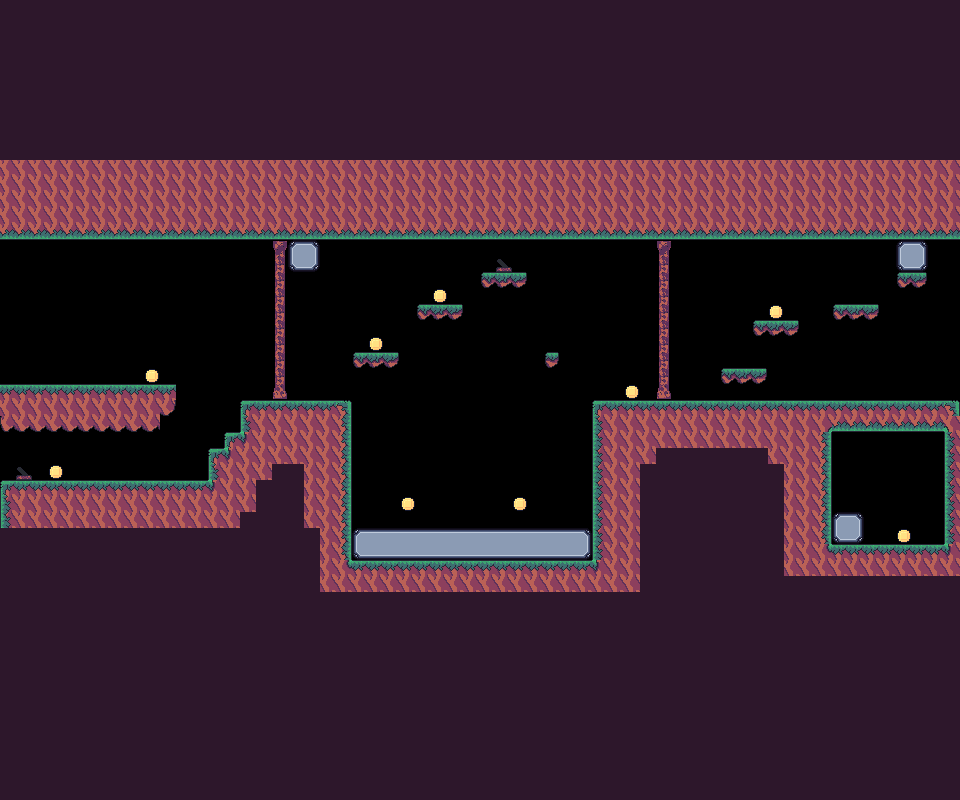

The image is a tile-based game level rendered from a .tmx file. Its description and source (layers, tilesets, objects; grid data summarised) follow:
An orthogonal 60x50 tile map with 16x16 px tiles, 1 tile layer (Ground) and 45 objects (2x 30, 25, 26, Two, 28, ...).

<map version="1.9" tiledversion="1.9.2" orientation="orthogonal" renderorder="right-down" width="60" height="50" tilewidth="16" tileheight="16" infinite="0" nextlayerid="10" nextobjectid="48">
 <tileset firstgid="1" source="SpeezleTileSet.tsx" />
 <layer id="1" name="Ground" width="60" height="50">
  <data>[3000 cells, 2282 non-empty, 32 distinct tile ids]</data>
 </layer>
 <objectgroup id="2" name="Lever">
  <object id="31" name="25" x="17.5" y="466" width="13.5" height="13" />
  <object id="32" name="26" x="498.5" y="257.5" width="12" height="13.5" />
 </objectgroup>
 <objectgroup id="3" name="End">
  <object id="42" name="Two" x="918" y="516" width="22" height="26" />
 </objectgroup>
 <objectgroup id="4" name="Coin">
  <object id="33" x="146" y="369.5" width="12" height="13" />
  <object id="34" x="50" y="465.5" width="12" height="14" />
  <object id="35" x="369" y="336.5" width="12.5" height="13.5" />
  <object id="36" x="433.5" y="287.5" width="12.5" height="15" />
  <object id="37" x="402" y="498.5" width="12.5" height="12" />
  <object id="38" x="513.5" y="497.5" width="12.5" height="14" />
  <object id="39" x="627" y="384" width="10.5" height="15" />
  <object id="40" x="769.5" y="304" width="13.5" height="16" />
  <object id="41" x="898" y="528.5" width="12" height="15" />
 </objectgroup>
 <objectgroup color="#55ffff" id="5" name="Teleport">
  <object id="27" name="28" x="897.273" y="242" width="29.2727" height="28.1818" />
  <object id="28" name="27" x="833" y="513.25" width="29.5" height="29.25" />
  <object id="29" name="30" x="352.667" y="529.667" width="238" height="29" />
  <object id="30" name="30" x="292" y="243.333" width="24.6667" height="25.6667" />
 </objectgroup>
 <objectgroup id="6" name="Door">
  <object id="25" x="272" y="240.5" width="16.25" height="159.75" />
  <object id="26" x="656.25" y="240" width="15" height="161" />
 </objectgroup>
 <objectgroup color="#ff0000" id="7" name="Collidable">
  <object id="1" x="-0.333333" y="386.667" width="176" height="29" />
  <object id="2" x="-0.333333" y="414" width="160.333" height="17.3333" />
  <object id="4" x="0.333333" y="482.667" width="239.667" height="45.3333" />
  <object id="5" x="208.667" y="451" width="63.3333" height="31" />
  <object id="6" x="225" y="433.667" width="48" height="17" />
  <object id="7" x="241" y="402.333" width="109" height="32" />
  <object id="8" x="272" y="433.333" width="78" height="31.6667" />
  <object id="9" x="303" y="465.333" width="47.3333" height="94" />
  <object id="10" x="352.875" y="352.75" width="45.75" height="15.375" />
  <object id="11" x="416.875" y="305.75" width="46.375" height="13.75" />
  <object id="12" x="480.75" y="273.875" width="46.5" height="13.875" />
  <object id="13" x="545" y="354.375" width="14.375" height="13.375" />
  <object id="14" x="592.667" y="402" width="47.3333" height="157.333" />
  <object id="16" x="639" y="402.667" width="191.333" height="45.6667" />
  <object id="17" x="829.667" y="402.667" width="130.333" height="28" />
  <object id="18" x="784" y="447" width="46.3333" height="112.667" />
  <object id="19" x="830.333" y="545.333" width="130.667" height="14.3333" />
  <object id="20" x="944.667" y="429.333" width="15" height="115" />
  <object id="21" x="722.333" y="370" width="44.3333" height="13" />
  <object id="22" x="753" y="322.333" width="45.6667" height="12.3333" />
  <object id="23" x="833.333" y="306" width="45.6667" height="13.3333" />
  <object id="24" x="897.333" y="274.333" width="28.3333" height="12" />
  <object id="44" x="-0.333333" y="220" width="961" height="18" />
  <object id="45" x="-37.3333" y="217.333" width="38" height="378.667" />
  <object id="46" x="960" y="219.333" width="44" height="259.333" />
  <object id="47" x="318" y="560.667" width="291.333" height="30" />
 </objectgroup>
 <objectgroup id="8" name="Node" />
 <objectgroup id="9" name="Spawn">
  <object id="43" x="19.5" y="372.5" width="10.5" height="11" />
 </objectgroup>
</map>